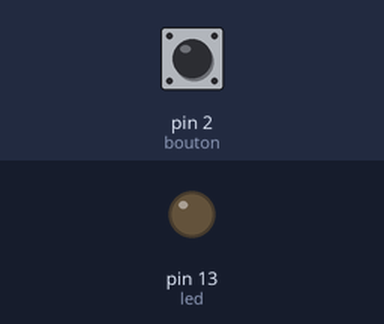
Bench run of a sketch on a simulated Arduino Uno, built with avr-gcc and run on an emulated ATmega328P. Shown: output pins drawn as LEDs (lit = HIGH). The inputs (shaded band) are chosen by the test bench; at power-on: pin 2 (bouton) LOW.

Above: at 1.2 s.
1.3 s: pin 2 (bouton) pulsed HIGH 2 times (0.12 s each, 0.3 s apart)
At 3.4 s:
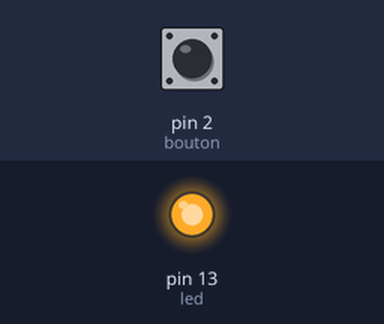
3.7 s: pin 2 (bouton) driven HIGH
At 6.0 s:
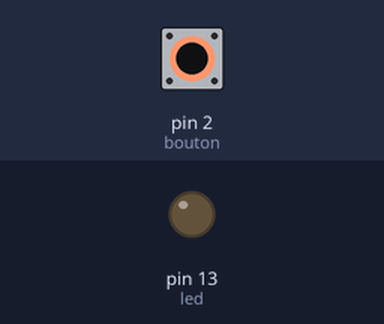
Timing chart, 0 to 7.5 s (numbered marks = the images above; inputs shaded):
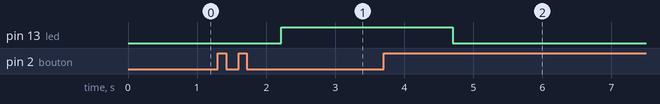

Measured:
- after the input at 1.3 s, pin 13 (led): LOW → HIGH after 0.92 s
- after the input at 3.7 s, pin 13 (led): HIGH → LOW after 1.0 s

The sketch:

job09.ino
```cpp
const int bouton = 2;
const int led = 13;

unsigned long dernierAppui = 0;
unsigned long dernierClignotement = 0;
unsigned long debutAppui = 0;

bool etatLED = false;
bool clignoter = false;

int nbAppuis = 0;
bool boutonPrecedent = LOW;
bool appuiLong = false;

void setup() {
  pinMode(bouton, INPUT);
  pinMode(led, OUTPUT);
}

void loop() {
  bool etatBouton = digitalRead(bouton);
  unsigned long maintenant = millis();


  if (etatBouton == HIGH && boutonPrecedent == LOW) {
    debutAppui = maintenant;
    appuiLong = false;
  }

  if (etatBouton == HIGH && (maintenant - debutAppui > 1000) && !appuiLong) {
    etatLED = false;
    clignoter = false;
    digitalWrite(led, LOW);
    nbAppuis = 0;
    appuiLong = true;
  }

  if (etatBouton == LOW && boutonPrecedent == HIGH && !appuiLong) {
    nbAppuis++;
    dernierAppui = maintenant;
  }


  if (nbAppuis > 0 && (maintenant - dernierAppui > 500)) {
    switch (nbAppuis) {
      case 1:
        etatLED = true;
        clignoter = false;
        digitalWrite(led, HIGH);
        break;
      case 2:
        etatLED = true;
        clignoter = false;
        digitalWrite(led, HIGH);
        break;
      case 3:
        clignoter = true;
        break;
    }
    nbAppuis = 0;
  }

  if (clignoter && (maintenant - dernierClignotement > 500)) {
    etatLED = !etatLED;
    digitalWrite(led, etatLED);
    dernierClignotement = maintenant;
  }

  boutonPrecedent = etatBouton;
}
```
